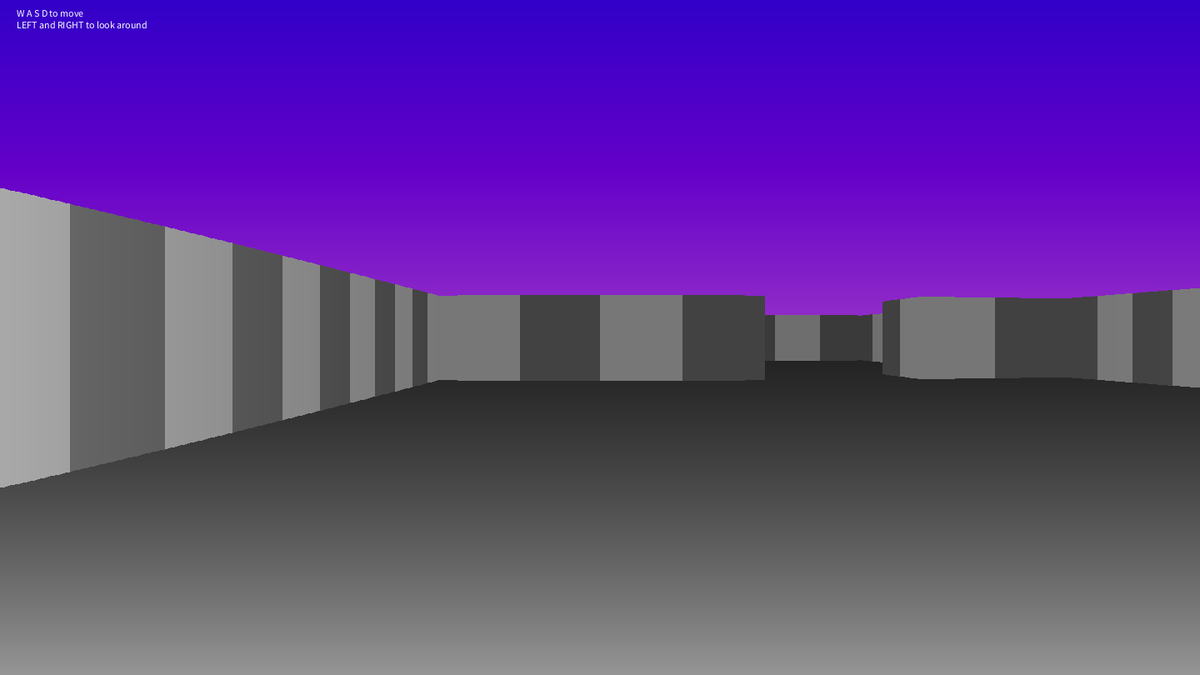
Frame 1 (no input)
Frame 60 (the mouse pressed at the canvas centre just before this capture): identical to frame 1, image omitted
Frame 120 (the mouse held since frame 60 and released just before this capture): identical to frame 1, image omitted

The Processing sketch that drew this single still picture (run headless with seeded random() and noise(); from frame 60 on, the mouse is pressed at the canvas centre):

// Processing sketch: wolfenstein3d
// ── wolfenstein3d.pde
final int res = 30;
final int scl = 3;
final int viewDist = 20;

float t;


Player player;
Map    map;


void settings(){
  size((res*16)*scl, (res*9)*scl);
}

void setup(){
  player = new Player(2,2,PI/2,PI/3);
  map    = new Map(0);
  t = 0;
}

void draw(){
  float[][] rays = player.castRays(map);
  background(0);
  loadPixels();
  
  //ceiling
  for(int i = 0; i < width; i++){
    for(int j = 0; j < height/2; j++){
      pixels[i+width*j] = color(map(j,0,height/2,50,150),map(j,height/2,height,50,150),200);
    }
  }
  
  //floor
  for(int i = 0; i < width; i++){
    for(int j = height/2; j < height; j++){
      pixels[i+width*j] = color(map(j*j,height/2*height/2,height*height,30,150));
    }
  }
  
  //walls
  for(int x = 0; x < res*16; x++){
    float h = res*scl*4 / rays[x][0];
    h = h < height/2 ? h : height/2 - 1 ;
    for(int j = 0; j < scl; j++){
      for(int y = 0; y <= h; y++){
        color c = rays[x][1] == 0 ? color(map(h,height/2,0,255,100)) : color(map(h,height/2,0,180,50));
        pixels[x*scl+j+(height/2+y)*width] = c;
        pixels[x*scl+j+(height/2-y)*width] = c;
      }
    }
  }
  updatePixels();
  
  text("W A S D to move \nLEFT and RIGHT to look around", 20, 20);
  
  
  t += 0.1;
  
}

void keyPressed(){
  if(key == 'w') player.walk(0.1);
  if(key == 's') player.walk(-0.1);
  if(key == 'd') player.strafe(0.1);
  if(key == 'a') player.strafe(-0.1);
  if(keyCode == RIGHT) player.turn(0.06);
  if(keyCode == LEFT) player.turn(-0.06);
}

// ── Map.pde
class Map{

  String map;
  int seed, w;
  
  Map(int seed){
    this.seed = seed;
    w = 0;
    initMap();
  }

  void initMap(){
    switch(seed){
      case 0:
        w   = 16;
        map = "################"+
              "#              #"+
              "#              #"+
              "#              #"+
              "#              #"+
              "#              #"+
              "#              #"+
              "#              #"+
              "#              #"+
              "#              #"+
              "################";
              
      case 1:
        w   = 16;
        map = "################"+
              "#        #     #"+
              "#        #     #"+
              "#              #"+
              "#        #     #"+
              "###### #########"+
              "#              #"+
              "#              #"+
              "#              #"+
              "#              #"+
              "################";

    
    }
  
  }
  
  char objAtXY(float x, float y){
    int ind = (int)x+(int)y*w;
    if(x <= w && ind <= map.length()) return map.charAt(ind);
    return '?';
  
  }
  

}

// ── Player.pde
class Player{
  
  float radius = 0.5;
  float x, y, phi, fov;
  
  Player(float x, float y, float phi, float fov){
    this.x   = x;
    this.y   = y;
    this.phi = phi;
    this.fov = fov;
  
  }
  
  void turn(float angle){ // angle > 0 => right turn
    phi += angle;
  }
  
  void walk(float amt){ // amt > 0 => walking forward
    float nx = x + amt*sin(phi);
    float ny = y - amt*cos(phi);
    if(map.objAtXY(nx,ny) == ' '){
      x = nx;
      y = ny;
    }
  }
  
  void strafe(float amt){ //amt > 0 => right strafe
    float nx = x + amt*sin(phi+PI/2);
    float ny = y - amt*cos(phi+PI/2);
    if(map.objAtXY(nx,ny) == ' '){
      x = nx;
      y = ny;
    }
  }
  
  boolean closeToObj(){
    if(map.objAtXY(x+radius, y) != ' ' || map.objAtXY(x-radius, y) != ' ' || map.objAtXY(x, y+radius) != ' ' || map.objAtXY(x, y-radius) != ' ') return true;
    return false;
  }
  
  float[][] castRays(Map map){
    float[][] rays = new float[res*16][2];
    for(int i = 0; i < res*16; i++){
      float theta = phi-0.5*fov + i*fov/(res*16);
      float r = radius;
      while(r < viewDist && map.objAtXY(x+r*sin(theta), y-r*cos(theta)) == ' '){
        r += 0.005;
      }
      rays[i][0] = r;
      rays[i][1] = 0;
      if(round((x+r*sin(theta))) == (int)(x+r*sin(theta)) ^ round((y-r*cos(theta))) == (int)(y-r*cos(theta))) rays[i][1] = 1;
    }
    return rays;
  }
  
}
